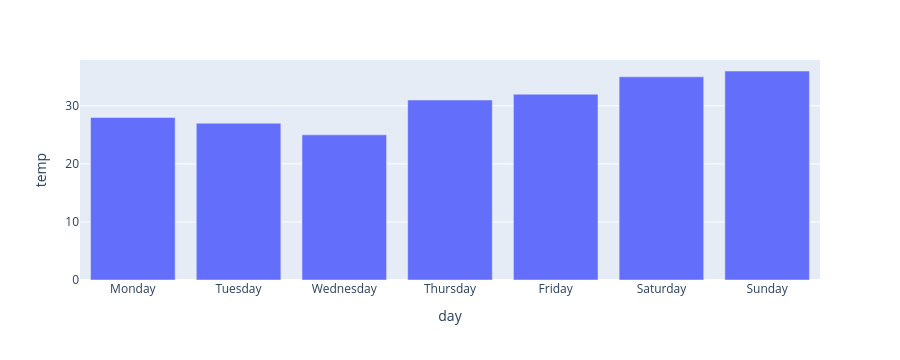

Notebook source saved alongside this figure:
### Code cell
#using plotly.express for simple plots with less customization
import plotly.express as px
weekly_temps = pd.DataFrame({'day': ['Monday','Tuesday','Wednesday','Thursday','Friday','Saturday','Sunday'],
                             'temp': [28, 27, 25, 31, 32, 35, 36]})
print(weekly_temps)
fig = px.bar(data_frame=weekly_temps, x='day', y='temp')
#px is used by specifying a dataframe and using its columnsas arguments
fig.show()

### Figure 1 — Plotly figure (JSON) as saved in the notebook; plotly's stock layout.template omitted (floating-point values rounded to 4 significant figures)
{"data": [{"alignmentgroup": "True", "hovertemplate": "day=%{x}<br>temp=%{y}<extra></extra>", "legendgroup": "", "marker": {"color": "#636efa", "pattern": {"shape": ""}}, "name": "", "offsetgroup": "", "orientation": "v", "showlegend": false, "textposition": "auto", "type": "bar", "x": ["Monday", "Tuesday", "Wednesday", "Thursday", "Friday", "Saturday", "Sunday"], "xaxis": "x", "y": [28, 27, 25, 31, 32, 35, 36], "yaxis": "y"}], "layout": {"autosize": true, "barmode": "relative", "height": 360, "legend": {"tracegroupgap": 0}, "margin": {"t": 60}, "xaxis": {"anchor": "y", "autorange": true, "domain": [0, 1], "range": [-0.5, 6.5], "title": {"text": "day"}, "type": "category"}, "yaxis": {"anchor": "x", "autorange": true, "domain": [0, 1], "range": [0, 37.89], "title": {"text": "temp"}, "type": "linear"}}}
